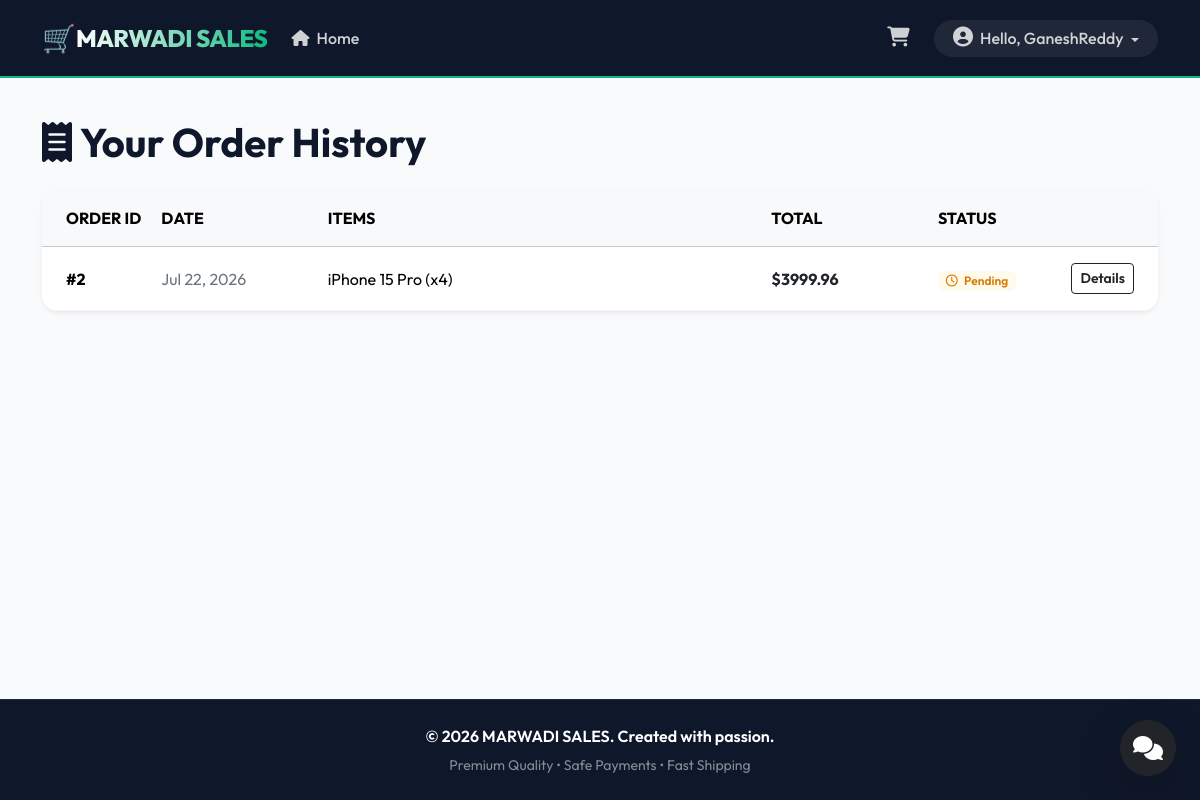
The app's page /orders/history/ (signed in) with its own data.
### orders/models.py (models this page shows, shortened)
class Order(models.Model):
    STATUS_CHOICES = (
        ('Pending', 'Pending'),
        ('Paid', 'Paid'),
        ('Shipped', 'Shipped'),
        ('Delivered', 'Delivered'),
        ('Cancelled', 'Cancelled'),
    )
    user = models.ForeignKey(User, on_delete=models.CASCADE, related_name='orders', null=True, blank=True)
    first_name = models.CharField(max_length=50)
    last_name = models.CharField(max_length=50)
    email = models.EmailField()
    address = models.CharField(max_length=250)
    postal_code = models.CharField(max_length=20)
    city = models.CharField(max_length=100)
    created_at = models.DateTimeField(auto_now_add=True)
    updated_at = models.DateTimeField(auto_now=True)
    status = models.CharField(max_length=20, choices=STATUS_CHOICES, default='Pending')
    total_price = models.DecimalField(max_digits=10, decimal_places=2, default=0.00)

class OrderItem(models.Model):
    order = models.ForeignKey(Order, on_delete=models.CASCADE, related_name='items')
    product = models.ForeignKey(Product, on_delete=models.SET_NULL, null=True)
    price = models.DecimalField(max_digits=10, decimal_places=2)
    quantity = models.PositiveIntegerField(default=1)

### products/models.py (models this page shows, shortened)
class Product(models.Model):
    name = models.CharField(max_length=200)
    description = models.TextField()
    price = models.DecimalField(max_digits=10, decimal_places=2)
    stock = models.PositiveIntegerField()
    image = models.ImageField(upload_to='products/', blank=True, null=True)
    created_at = models.DateTimeField(auto_now_add=True)

### orders/views.py (the view)
# urls.py: path('history/', views.order_history, name='order_history'),
@login_required(login_url='accounts:login')
def order_history(request):
    orders = Order.objects.filter(user=request.user).order_by('-created_at')
    return render(request, 'orders/order_history.html', {'orders': orders})

### cart/context_processors.py (called while the page is built)
def cart_total_items(request):
    if request.user.is_authenticated:
        try:
            cart = Cart.objects.get(user=request.user)
            return {'cart_total_items': cart.get_total_items()}
        except Cart.DoesNotExist:
            return {'cart_total_items': 0}
    else:
        session_cart = request.session.get('session_cart', {})
        total = sum(session_cart.values())
        return {'cart_total_items': total}

### cart/models.py (called while the page is built)
    def get_total_items(self):
        return sum(item.quantity for item in self.items.all())

### orders/templates/orders/order_history.html (shortened to what this page needs)
{% extends 'base.html' %}
{% block content %}
<h1 class="fw-bold mb-4"><i class="fa-solid fa-receipt me-2 text-emerald"></i>Your Order History</h1>
{% if orders.count == 0 %}
    <div class="card border-0 shadow-sm p-5 text-center rounded-4 bg-light">
        <div class="text-muted mb-3"><i class="fa-solid fa-folder-open fs-1"></i></div>
        <h3 class="fw-bold">No orders found</h3>
        <p class="text-secondary mb-4">You haven't placed any orders with us yet. Browse our selection and place your first order!</p>
        <a href="{% url 'products:home' %}" class="btn btn-emerald btn-lg px-5 fw-bold">Start Shopping</a>
    </div>
{% else %}
    <div class="card border-0 shadow-sm rounded-4 overflow-hidden">
        <div class="table-responsive">
            <table class="table table-hover table-align-middle mb-0">
                <thead class="table-light text-uppercase font-size-sm">
                    <tr>
                        <th class="ps-4 py-3" style="width: 10%">Order ID</th>
                        <th class="py-3" style="width: 15%">Date</th>
                        <th class="py-3" style="width: 40%">Items</th>
                        <th class="py-3" style="width: 15%">Total</th>
                        <th class="py-3" style="width: 12%">Status</th>
                        <th class="pe-4 py-3 text-end" style="width: 8%"></th>
                    </tr>
                </thead>
                <tbody>
                    {% for order in orders %}
                        <tr>
                            <td class="ps-4 py-3 fw-bold">#{{ order.id }}</td>
                            <td class="py-3 text-secondary">{{ order.created_at|date:"M d, Y" }}</td>
                            <td class="py-3">
                                <div class="text-truncate" style="max-width: 350px;">
                                    {% for item in order.items.all %}
                                        {{ item.product.name }}{% if item.quantity > 1 %} (x{{ item.quantity }}){% endif %}{% if not forloop.last %}, {% endif %}
                                    {% endfor %}
                                </div>
                            </td>
                            <td class="py-3 fw-bold text-dark">${{ order.total_price }}</td>
                            <td class="py-3">
                                {% if order.status == 'Pending' %}
                                    <span class="badge bg-warning-light text-warning px-2.5 py-1.5 fw-semibold"><i class="fa-regular fa-clock me-1"></i> Pending</span>
                                {% elif order.status == 'Paid' %}
                                    <span class="badge bg-success-light text-success px-2.5 py-1.5 fw-semibold"><i class="fa-solid fa-circle-check me-1"></i> Paid</span>
                                {% elif order.status == 'Shipped' %}
                                    <span class="badge bg-info-light text-info px-2.5 py-1.5 fw-semibold"><i class="fa-solid fa-truck me-1"></i> Shipped</span>
                                {% elif order.status == 'Delivered' %}
                                    <span class="badge bg-emerald-light text-emerald px-2.5 py-1.5 fw-semibold"><i class="fa-solid fa-house-chimney-check me-1"></i> Delivered</span>
                                {% endif %}
                            </td>
                            <td class="pe-4 py-3 text-end">
                                <a href="{% url 'orders:order_detail' order.id %}" class="btn btn-outline-dark btn-sm fw-semibold">
                                    Details
                                </a>
                            </td>
                        </tr>
                    {% endfor %}
                </tbody>
            </table>
        </div>
    </div>
{% endif %}
{% endblock %}

### templates/base.html (shortened to what this page needs)
{% load static %}
<!DOCTYPE html>
<html lang="en">
<head>
    <link href="https://cdn.jsdelivr.net/npm/bootstrap@5.3.7/dist/css/bootstrap.min.css" rel="stylesheet">
    <link rel="stylesheet" href="https://cdnjs.cloudflare.com/ajax/libs/font-awesome/6.4.0/css/all.min.css">
    <link rel="stylesheet" href="{% static 'css/style.css' %}">
</head>
<body>
<nav class="navbar navbar-expand-lg sticky-top">
    <div class="container">
        <a class="navbar-brand" href="{% url 'products:home' %}">
            <span class="brand-emoji">🛒</span> <span class="brand-text">MARWADI SALES</span>
        </a>
        <div class="collapse navbar-collapse" id="navbarNav">
            <ul class="navbar-nav me-auto">
                <li class="nav-item">
                    <a class="nav-link" href="{% url 'products:home' %}"><i class="fa-solid fa-house me-1"></i> Home</a>
                </li>
            </ul>
            <ul class="navbar-nav ms-auto align-items-center">
                {% if user.is_authenticated %}
                    <li class="nav-item">
                        <a class="nav-link position-relative me-3" href="{% url 'cart:cart_detail' %}">
                            <i class="fa-solid fa-cart-shopping fs-5"></i>
                        </a>
                    </li>
                    <li class="nav-item dropdown">
                        <a class="nav-link dropdown-toggle user-dropdown" href="#" role="button" data-bs-toggle="dropdown" aria-expanded="false">
                            <i class="fa-solid fa-circle-user me-1 fs-5"></i> Hello, {{ user.username }}
                        </a>
                    </li>
                {% endif %}
            </ul>
        </div>
    </div>
</nav>
<main class="container py-4 flex-grow-1">
    {% block content %}
    {% endblock %}
</main>
<footer class="text-white text-center py-4 mt-auto">
    <div class="container">
        <p class="mb-1 fw-semibold">&copy; 2026 MARWADI SALES. Created with passion.</p>
        <small class="text-white-50">Premium Quality • Safe Payments • Fast Shipping</small>
    </div>
</footer>
<div id="rag-chatbot-container" class="position-fixed bottom-0 end-0 m-4 z-3">
    <button id="chatbot-launcher" class="btn btn-dark btn-lg rounded-circle shadow-lg d-flex align-items-center justify-content-center p-0 ms-auto" style="width: 56px; height: 56px;">
        <i class="fa-solid fa-comments fs-4"></i>
    </button>
</div>
</body>
</html>

### static/css/style.css (style rules this page uses)
:root { --primary: #10b981; --primary-hover: #059669; --primary-light: #ecfdf5; --dark: #0f172a; --dark-light: #1e293b; --light-bg: #f8fafc; --body-text: #334155; --heading-text: #0f172a; --card-shadow: 0 10px 15px -3px rgba(0, 0, 0, 0.05), 0 4px 6px -2px rgba(0, 0, 0, 0.02); --hover-shadow: 0 20px 25px -5px rgba(0, 0, 0, 0.1), 0 10px 10px -5px rgba(0, 0, 0, 0.04); }
body { font-family: 'Outfit', sans-serif; background-color: var(--light-bg); color: var(--body-text); min-height: 100vh; display: flex; flex-direction: column; }
h1, h2, h3, h4, h5, h6 { color: var(--heading-text); }
.navbar { background-color: var(--dark) !important; border-bottom: 2px solid var(--primary); padding: 0.8rem 0; }
.navbar-brand { font-size: 1.5rem; display: flex; align-items: center; }
.brand-text { font-weight: 800; letter-spacing: -0.5px; background: linear-gradient(to right, #ffffff, var(--primary)); -webkit-background-clip: text; -webkit-text-fill-color: transparent; }
.brand-emoji { font-size: 1.7rem; }
.navbar-nav .nav-link { color: rgba(255, 255, 255, 0.8) !important; font-weight: 500; padding: 0.5rem 1rem; transition: color 0.2s ease; }
.user-dropdown { background-color: rgba(255, 255, 255, 0.07); border-radius: 30px; padding: 0.4rem 1.2rem !important; }
.user-dropdown:after { vertical-align: 0.15em; }
.bg-warning-light { background-color: #fffbeb !important; color: #d97706 !important; }
.card { border-radius: 16px; background-color: #ffffff; }
.table-align-middle td, .table-align-middle th { vertical-align: middle; }
.table { border-color: #f1f5f9; }
footer { background-color: var(--dark); border-top: 1px solid var(--dark-light); }

### records on screen
Order: id "2", created_at "Jul 22, 2026", total_price "3999.96", status "Pending" (drawn)
OrderItem: product.name "iPhone 15 Pro", quantity "4"

### other values on screen
{{ user.username }} "GaneshReddy"
